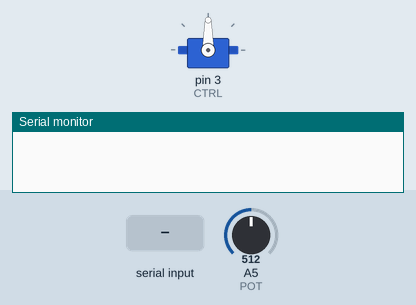
Bench run of a sketch on a simulated Arduino Uno, built with avr-gcc and run on an emulated ATmega328P. Shown: servo, the last lines printed to the serial monitor. The inputs (shaded band) are chosen by the test bench; at power-on: A5 (POT) = 512.

Above: at 1.2 s.
1.3 s: A5 (POT) set to 716
At 3.3 s:
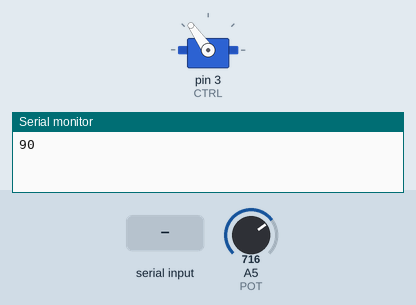
4.5 s: "esquerda\n" received over Serial
At 6.8 s:
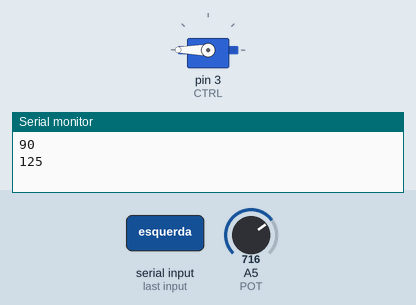
10.5 s: "centro dereita\n" received over Serial
At 12.6 s:
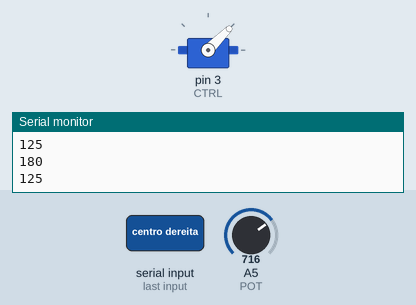
16.5 s: A5 (POT) set to 900
At 18.4 s:
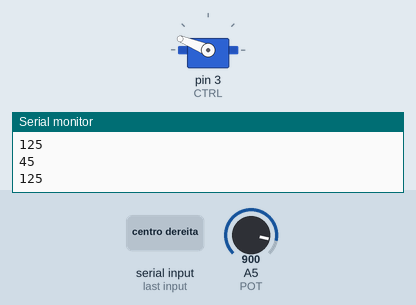
19.5 s: "dereita\n" received over Serial
At 21.9 s:
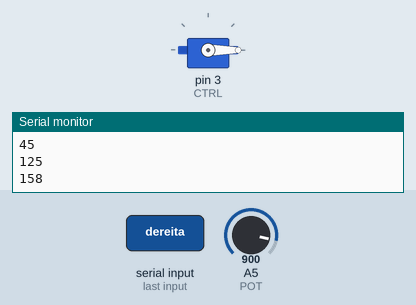
25.5 s: "30,150\n" received over Serial
At 27.7 s:
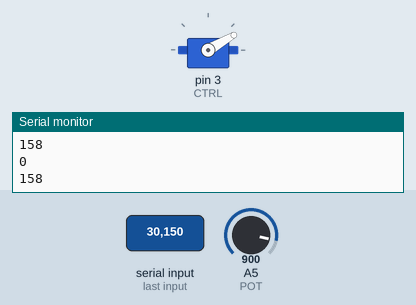
Timing chart, 0 to 31.5 s (numbered marks = the images above; inputs shaded):
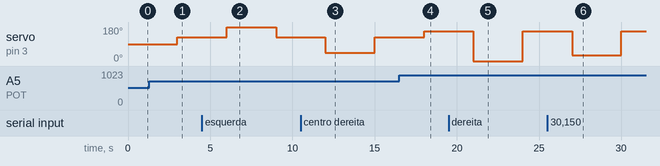

Measured:
- after the input at 1.3 s, servo on pin 3 (CTRL): 90° → 125° after 1.7 s
- after the input at 4.5 s, servo on pin 3 (CTRL): 125° → 180° after 1.5 s, → 125° 3.0 s later
- after the input at 10.5 s, servo on pin 3 (CTRL): 125° → 45° after 1.5 s, → 125° 3.0 s later
- after the input at 16.5 s, servo on pin 3 (CTRL): 125° → 158° after 1.5 s
- after the input at 19.5 s, servo on pin 3 (CTRL): 158° → 0° after 1.5 s, → 158° 3.0 s later
- after the input at 25.5 s, servo on pin 3 (CTRL): 158° → 30° after 1.5 s, → 158° 3.0 s later

The sketch:

servo_monitor_serie.ino
```cpp
/* Práctica na que se vai controlar a posición dun servomotor de dúas maneiras. A primeira a través do monitor
serie e a segunda a través do potenciómetro.

Entradas: pin analóxico A5 e Monitor serie
Saídas: pin pwm 3

Autor: Manuel Dominguez Queiruga
Data: 25/03/2023 */


#include <Servo.h>		// introducimos a biblioteca servo para poder manexar o servomotor

//Pin de control do Servo
#define CTRL 3

// Pin de lectura do potenciómetro
#define POT A5


//Declaramos o obxecto motor da clase servo
Servo motor;		// Chamámolle servo ao motor para que sepa o que está manexando
int angulo = 0;		// dámolle un valor de 0º ao ángulo
int veloc = 3000;	// e a velocidade queremos que sexa 3000

String orde = "";	// Aqui o que se fai é dicir que imos comunicarnos de forma escrita


void setup() {
   motor.attach(CTRL);		//Está conectando a variable do servo ao pin asignado (3)
   Serial.begin(9600);		// a velocidade de comunicación será de 9600 baudios
}

void loop(){
							//comprobamos se hai orde no teclado
  if(Serial.available())  {				// Si o monitor serie está dispoñible, neste caso se estamos escribindo
    orde = Serial.readStringUntil('\n');		//  Orde significa leer o que escribo no monitor serie
    orde.toLowerCase();					// Isto é para que lea o que escribimos no monitor serie
    if(orde.equals("esquerda")) angulo = 180;		// si escribimos "esquerda" o servo posiciónase no angulo de 180º"
    else if(orde.equals("centro esquerda")) angulo = 135;// si escribimos "centro esquerda" o servo posiciónase no angulo de 135º"
    else if(orde.equals("centro")) angulo = 90;		// si escribimos "centro" o servo posiciónase no angulo de 90º"
    else if(orde.equals("centro dereita")) angulo = 45;  // si escribimos "centro dereita" o servo posiciónase no angulo de 45º"
    else if(orde.equals("dereita")) angulo = 0;		// si escribimos "dereita" o servo posiciónase no angulo de 180º"
            else{					// senon fai o seguinte..
              int tmp = orde.toInt();			// o valor tmp é igual ao escrito na entrada, esto é para poñer o servo na posición exacta que escriba
              if(tmp>= 0 && tmp <=180) angulo = tmp;	// función que lle fai que o servo se sitúe na posicion que lle indicamos
              else angulo = 0;				// se non escribimos o angulo ten que ser cero
            }

}
            else{					// senon fai isto

              // Lectura do potenciometro
             angulo = analogRead(POT);			// Se non se escribe no monitor serie, enton que ángulo sexa o valor do potenciómetro
             angulo = map(angulo , 0, 1023, 0, 180); 	// aqui mapeamos os valores do potenciómetro
            }

            //Actualiza servo
            motor.write(angulo);	// Aquí decimos que o motor se posicione no valor de ángulo
            delay(veloc);		// que espere o tempo veloc, definido ao principio o valor
            Serial.println(angulo);	// que imprima o valor do angulo no monitor serie

}
```
